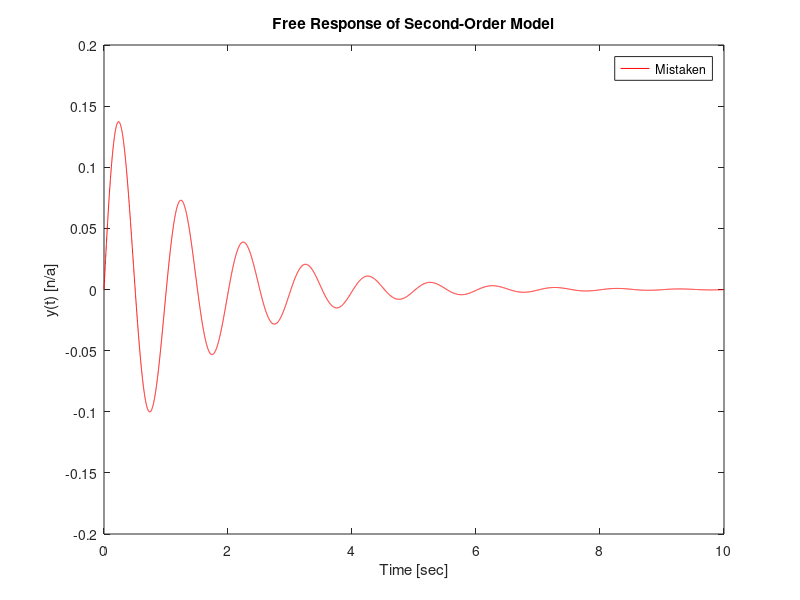

Source code (MATLAB):
% Illustration of Second-Order LTI Free Response

% Model Parameters 
wn = 1*2*pi;  % undamped nat'l freq. [rad/s]
zeta = 0.1;   % damping ratio [n/a]cd 

% Initial condition
y0 = 0;  %  y(t=0)
v0 = 1;

% Describe a vector of times for the solution
dt = 0.001;   % Time step [s]
Tend = 10;  % End of time horizon for simulation [s]
tt = 0:dt:Tend;  

% Mistaken Solution to DE
wd = wn*sqrt(1-zeta^2);
Yeqn = y0*exp(-zeta*wn*tt).*cos(wd*tt);

% Solution to DE
wd = wn*sqrt(1-zeta^2);
C = sqrt(y0^2+((v0+zeta*wn*y0)/(wd))^2)
phi = atan((v0+zeta*wn*y0)/(wd*y0))
Yeqn2 = C*exp(-zeta*wn*tt).*cos(wd*tt-phi);

% Plot the Results
figure(1); clf()
%plot(tt,Yeqn,'b-')
%hold on
plot(tt,Yeqn2,'r-')
xlabel('Time [sec]')
ylabel('y(t) [n/a]')
legend('Mistaken','Corrected')
title('Free Response of Second-Order Model')
